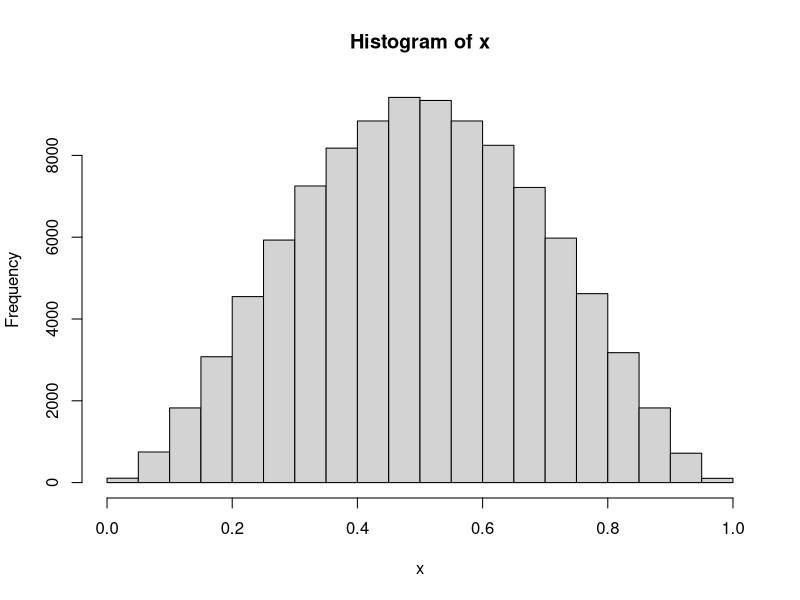

This chart was generated by the following R code:
nsim = 10^5
u = runif(nsim)
F = function(x){
  return(30*(x^3/3-x^4/2+x^5/5))
}
F_inv = function(y){
  l=0
  u=1
  max_itter = 10^4
  tol = 10^-6
  x = (l+u)/2
  while(abs(F(x)-y)>tol){
    x = (l+u)/2
    if(F(x)<y){
      l=x
    }else{
      u=x
    }
    max_itter = max_itter-1
    if(max_itter<=0){
      print("max_itter_reached")
      break
    }
  }
  return(x)
}
u = runif(nsim)
x = as.numeric(lapply(u, F_inv))
hist(x)